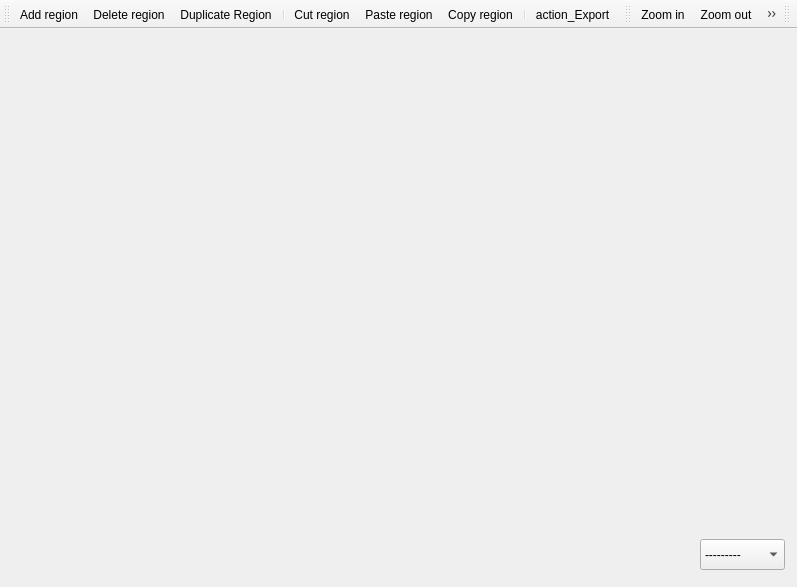
<?xml version="1.0" encoding="UTF-8"?>
<ui version="4.0">
 <class>QnlyMainWindow</class>
 <widget class="QMainWindow" name="QnlyMainWindow">
  <property name="geometry">
   <rect>
    <x>0</x>
    <y>0</y>
    <width>797</width>
    <height>587</height>
   </rect>
  </property>
  <property name="windowTitle">
   <string>MainWindow</string>
  </property>
  <property name="iconSize">
   <size>
    <width>24</width>
    <height>24</height>
   </size>
  </property>
  <widget class="QWidget" name="centralwidget">
   <widget class="QComboBox" name="regionBaseComboBox">
    <property name="geometry">
     <rect>
      <x>700</x>
      <y>510</y>
      <width>85</width>
      <height>31</height>
     </rect>
    </property>
    <item>
     <property name="text">
      <string>---------</string>
     </property>
    </item>
    <item>
     <property name="text">
      <string>Create new...</string>
     </property>
    </item>
   </widget>
  </widget>
  <widget class="QToolBar" name="toolBar_edit">
   <property name="windowTitle">
    <string>toolBar</string>
   </property>
   <attribute name="toolBarArea">
    <enum>TopToolBarArea</enum>
   </attribute>
   <attribute name="toolBarBreak">
    <bool>false</bool>
   </attribute>
   <addaction name="actionAdd_Region"/>
   <addaction name="actionRemove_Region"/>
   <addaction name="actionDuplicate_Region"/>
   <addaction name="separator"/>
   <addaction name="actionCut_region"/>
   <addaction name="actionPaste_region"/>
   <addaction name="actionCopy_region"/>
   <addaction name="separator"/>
   <addaction name="actionAction_Export"/>
  </widget>
  <widget class="QToolBar" name="toolBar_2">
   <property name="windowTitle">
    <string>toolBar_2</string>
   </property>
   <attribute name="toolBarArea">
    <enum>TopToolBarArea</enum>
   </attribute>
   <attribute name="toolBarBreak">
    <bool>false</bool>
   </attribute>
   <addaction name="actionZoom_in"/>
   <addaction name="actionZoom_out"/>
   <addaction name="actionShow_Hide_Grid"/>
  </widget>
  <widget class="QToolBar" name="toolBar_regionBases">
   <property name="windowTitle">
    <string>toolBar_3</string>
   </property>
   <attribute name="toolBarArea">
    <enum>TopToolBarArea</enum>
   </attribute>
   <attribute name="toolBarBreak">
    <bool>false</bool>
   </attribute>
  </widget>
  <action name="actionAdd_Region">
   <property name="icon">
    <iconset resource="../../ncl-layout-view.qrc">
     <normaloff>:/icon/add-region-icon</normaloff>:/icon/add-region-icon</iconset>
   </property>
   <property name="text">
    <string>Add region</string>
   </property>
   <property name="toolTip">
    <string>Add region</string>
   </property>
  </action>
  <action name="actionRemove_Region">
   <property name="icon">
    <iconset resource="../../ncl-layout-view.qrc">
     <normaloff>:/icon/remove-region-icon</normaloff>:/icon/remove-region-icon</iconset>
   </property>
   <property name="text">
    <string>Delete region</string>
   </property>
   <property name="toolTip">
    <string>Delete region</string>
   </property>
  </action>
  <action name="actionShow_Hide_Grid">
   <property name="checkable">
    <bool>true</bool>
   </property>
   <property name="icon">
    <iconset resource="../../ncl-layout-view.qrc">
     <normaloff>:/icon/grid-icon</normaloff>:/icon/grid-icon</iconset>
   </property>
   <property name="text">
    <string>Show/hide grid</string>
   </property>
   <property name="toolTip">
    <string>Show/hide grid</string>
   </property>
  </action>
  <action name="actionAction_Export">
   <property name="icon">
    <iconset resource="../../ncl-layout-view.qrc">
     <normaloff>:/icon/export-icon</normaloff>:/icon/export-icon</iconset>
   </property>
   <property name="text">
    <string>action_Export</string>
   </property>
   <property name="toolTip">
    <string>Take a picture of the current layout</string>
   </property>
  </action>
  <action name="actionDuplicate_Region">
   <property name="icon">
    <iconset resource="../../ncl-layout-view.qrc">
     <normaloff>:/icon/duplicate-region-icon</normaloff>:/icon/duplicate-region-icon</iconset>
   </property>
   <property name="text">
    <string>Duplicate Region</string>
   </property>
   <property name="toolTip">
    <string>Duplicate selected region</string>
   </property>
  </action>
  <action name="actionAdd_region_base">
   <property name="icon">
    <iconset resource="../../ncl-layout-view.qrc">
     <normaloff>:/icon/add-region-base-icon</normaloff>:/icon/add-region-base-icon</iconset>
   </property>
   <property name="text">
    <string>Add region base</string>
   </property>
  </action>
  <action name="actionCopy_region">
   <property name="icon">
    <iconset>
     <normaloff>:/images/icon/copy</normaloff>:/images/icon/copy</iconset>
   </property>
   <property name="text">
    <string>Copy region</string>
   </property>
   <property name="toolTip">
    <string>Copy region</string>
   </property>
   <property name="shortcut">
    <string>Ctrl+C</string>
   </property>
  </action>
  <action name="actionCut_region">
   <property name="icon">
    <iconset>
     <normaloff>:/images/icon/cut</normaloff>:/images/icon/cut</iconset>
   </property>
   <property name="text">
    <string>Cut region</string>
   </property>
   <property name="toolTip">
    <string>Cut region</string>
   </property>
  </action>
  <action name="actionPaste_region">
   <property name="icon">
    <iconset>
     <normaloff>:/images/icon/paste</normaloff>:/images/icon/paste</iconset>
   </property>
   <property name="text">
    <string>Paste region</string>
   </property>
   <property name="toolTip">
    <string>Paste region</string>
   </property>
   <property name="shortcut">
    <string>Ctrl+V</string>
   </property>
  </action>
  <action name="actionZoom_in">
   <property name="icon">
    <iconset>
     <normaloff>:/images/icon/zoomin</normaloff>:/images/icon/zoomin</iconset>
   </property>
   <property name="text">
    <string>Zoom in</string>
   </property>
   <property name="toolTip">
    <string>Zoom in</string>
   </property>
  </action>
  <action name="actionZoom_out">
   <property name="icon">
    <iconset>
     <normaloff>:/images/icon/zoomout</normaloff>:/images/icon/zoomout</iconset>
   </property>
   <property name="text">
    <string>Zoom out</string>
   </property>
   <property name="toolTip">
    <string>Zoom out</string>
   </property>
  </action>
 </widget>
 <resources>
  <include location="../../ncl-layout-view.qrc"/>
 </resources>
 <connections/>
</ui>
